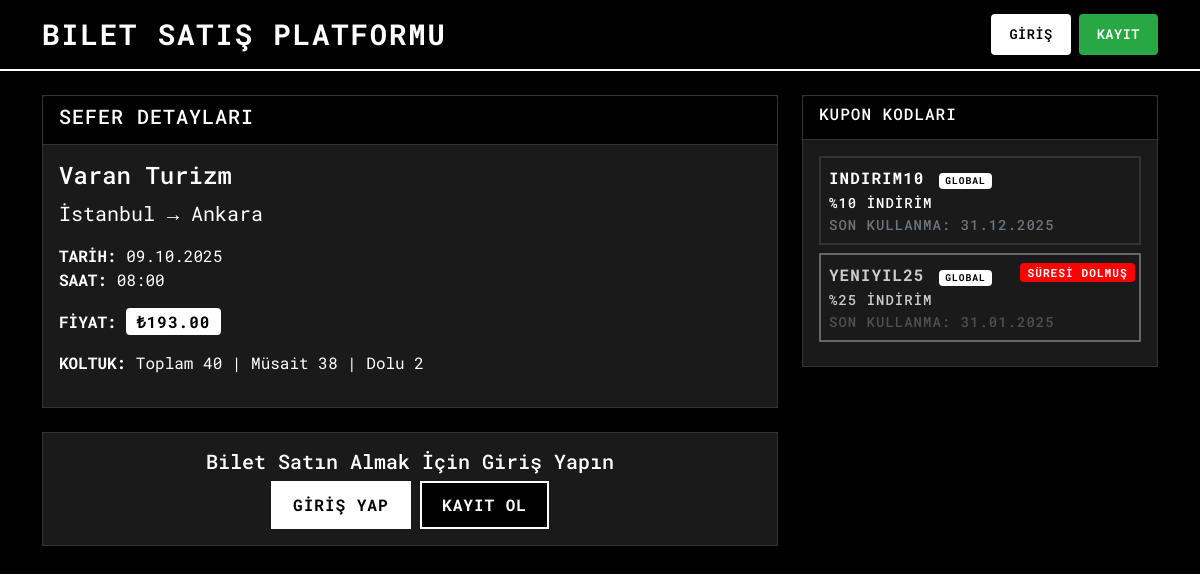
The page /sefer_detay.php?id=c78f5e98-405c-4cb1-b53d-7dc43d243604 on the database its author committed.
### tables this page shows
CREATE TABLE Trips (
                id TEXT PRIMARY KEY,
                company_id TEXT NOT NULL,
                departure_city TEXT NOT NULL,
                destination_city TEXT NOT NULL,
                departure_time DATETIME NOT NULL,
                arrival_time DATETIME NOT NULL,
                price INTEGER NOT NULL,
                capacity INTEGER NOT NULL,
                created_date TIMESTAMP DEFAULT CURRENT_TIMESTAMP,
                FOREIGN KEY (company_id) REFERENCES Bus_Company(id) ON DELETE CASCADE
            );

CREATE TABLE Bus_Company (
                id TEXT PRIMARY KEY,
                name TEXT UNIQUE NOT NULL,
                logo_path TEXT,
                created_at TIMESTAMP DEFAULT CURRENT_TIMESTAMP
            );

CREATE TABLE Coupons (
                id TEXT PRIMARY KEY,
                code TEXT NOT NULL,
                discount REAL NOT NULL,
                company_id TEXT NULL,
                usage_limit INTEGER NOT NULL,
                expire_date DATETIME NOT NULL,
                created_at TIMESTAMP DEFAULT CURRENT_TIMESTAMP,
                FOREIGN KEY (company_id) REFERENCES Bus_Company(id) ON DELETE SET NULL
            );

### public/sefer_detay.php (the view, shortened to what the rows shown need)
<?php
require_once '../includes/auth.php';
$tripId = $_GET['id'] ?? 0;
if (strpos($tripId, 'dynamic_') === 0) {
    $from = $_GET['from'] ?? '';
    $to = $_GET['to'] ?? '';
    $date = $_GET['date'] ?? '';
    $time = $_GET['time'] ?? '';
    $price = $_GET['price'] ?? 0;
    $company = $_GET['company'] ?? '';
    if (!$from || !$to || !$date || !$time || !$price || !$company) {
        header('Location: /');
        exit;
    }
    $trip = [
        'id' => $tripId,
        'departure_city' => $from,
        'destination_city' => $to,
        'departure_time' => $date . ' ' . $time . ':00',
        'arrival_time' => date('Y-m-d H:i:s', strtotime($date . ' ' . $time . ':00 +6 hours')),
        'price' => $price,
        'capacity' => 40,
        'firma_ad' => $company,
        'company_id' => 'dynamic'
    ];
} else {
    $stmt = $pdo->prepare("
        SELECT t.*, bc.name as firma_ad
        FROM Trips t
        JOIN Bus_Company bc ON t.company_id = bc.id
        WHERE t.id = ?
    ");
    $stmt->execute([$tripId]);
    $trip = $stmt->fetch();
}
if (strpos($tripId, 'dynamic_') === 0) {
    $availableSeats = range(1, $trip['capacity']);
    $occupiedSeats = [];
} else {
    $availableSeats = getAvailableSeats($tripId);
    $occupiedSeats = [];
    for ($i = 1; $i <= $trip['capacity']; $i++) {
        if (!in_array($i, $availableSeats)) {
            $occupiedSeats[] = $i;
        }
    }
}
?>
<!DOCTYPE html>
<html lang="tr">
<head>
    <link href="https://cdn.jsdelivr.net/npm/bootstrap@5.1.3/dist/css/bootstrap.min.css" rel="stylesheet">
    <link href="css/style.css" rel="stylesheet">
</head>
<body>
    <div class="container mt-4">
        <div class="row">
            <div class="col-md-8">
                <div class="card">
                    <div class="card-body">
                        <h4><?= htmlspecialchars($trip['firma_ad']) ?></h4>
                        <p class="lead">
                            <strong><?= htmlspecialchars($trip['departure_city']) ?></strong> →
                            <strong><?= htmlspecialchars($trip['destination_city']) ?></strong>
                        </p>
                        <p>
                            <strong>TARİH:</strong> <?= date('d.m.Y', strtotime($trip['departure_time'])) ?><br>
                            <strong>SAAT:</strong> <?= date('H:i', strtotime($trip['departure_time'])) ?>
                        </p>
                        <p>
                            <strong>FİYAT:</strong> <span class="badge bg-success fs-6">₺<?= number_format($trip['price'], 2) ?></span>
                        </p>
                        <p>
                            <strong>KOLTUK:</strong> Toplam <?= $trip['capacity'] ?> |
                            Müsait <?= count($availableSeats) ?> |
                            Dolu <?= count($occupiedSeats) ?>
                        </p>
                    </div>
                </div>
            </div>
            <div class="col-md-4">
                <div class="card">
                    <div class="card-body">
                        <?php
                        $companyId = (strpos($tripId, 'dynamic_') === 0) ? null : $trip['company_id'];
                        if ($companyId) {
                            $stmt = $pdo->prepare("SELECT * FROM Coupons WHERE (company_id IS NULL OR company_id = ?) ORDER BY
                                CASE
                                    WHEN expire_date >= datetime('now') AND usage_limit > 0 THEN 0
                                    ELSE 1
                                END,
                                discount DESC");
                            $stmt->execute([$companyId]);
                        }
                        $coupons = $stmt->fetchAll();
                        ?>
                        <?php if ($coupons): ?>
                            <?php foreach ($coupons as $coupon): ?>
                                <?php
                                $isExpired = $coupon['expire_date'] < date('Y-m-d H:i:s');
                                $isLimitReached = $coupon['usage_limit'] <= 0;
                                $isActive = !$isExpired && !$isLimitReached;
                                ?>
                                <div class="alert <?= $isActive ? 'alert-info' : 'alert-secondary' ?> p-2 mb-2 position-relative">
                                    <strong><?= htmlspecialchars($coupon['code']) ?></strong>
                                    <?php if (!$coupon['company_id']): ?>
                                        <span class="badge bg-success ms-1" style="font-size: 0.6rem;">GLOBAL</span>
                                    <?php endif; ?>
                                    <br>
                                    <small>%<?= ($coupon['discount'] * 100) ?> indirim</small>
                                    <?php if ($isExpired): ?>
                                        <div class="position-absolute top-0 end-0 m-1">
                                            <span class="badge bg-danger" style="font-size: 0.7rem;">SÜRESİ DOLMUŞ</span>
                                        </div>
                                    <?php elseif ($isLimitReached): ?>
                                        <div class="position-absolute top-0 end-0 m-1">
                                            <span class="badge bg-warning text-dark" style="font-size: 0.7rem;">LİMİT DOLMUŞ</span>
                                        </div>
                                    <?php endif; ?>
                                    <?php if (!$isActive): ?>
                                        <div style="opacity: 0.6;">
                                            <small class="text-muted d-block">
                                                <?php if ($isExpired): ?>
                                                    Son kullanma: <?= date('d.m.Y', strtotime($coupon['expire_date'])) ?>
                                                <?php elseif ($isLimitReached): ?>
                                                    Kullanım limiti dolmuş
                                                <?php endif; ?>
                                            </small>
                                        </div>
                                    <?php else: ?>
                                        <small class="text-muted d-block">
                                            Son kullanma: <?= date('d.m.Y', strtotime($coupon['expire_date'])) ?>
                                        </small>
                                    <?php endif; ?>
                                </div>
                            <?php endforeach; ?>
                        <?php else: ?>
                            <p class="text-muted">Kupon bulunmuyor.</p>
                        <?php endif; ?>
                    </div>
                </div>
            </div>
        </div>
    </div>
</body>
</html>

### rows shown on the page
trips: company.name "Varan Turizm", departure_city "İstanbul", destination_city "Ankara", departure_time "09.10.2025", departure_time "08:00", price "193.00", capacity "40"
coupons: code "INDIRIM10", shows "GLOBAL", $coupon['discount']*100 "10", expire_date "31.12.2025"
coupons: code "YENIYIL25", shows "GLOBAL", $coupon['discount']*100 "25", shows "SÜRESİ DOLMUŞ", expire_date "31.01.2025"

### other values the page prints
count($availableSeats) "38"
count($occupiedSeats) "2"
